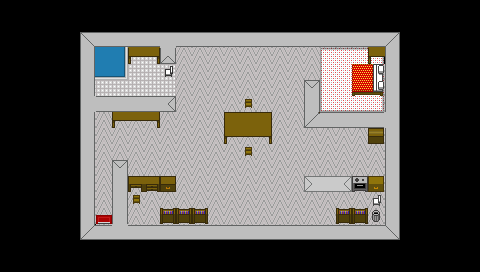

A 2D game scene composited from a Tiled map and its tileset images. What follows is a short description and the map's XML, with each tile layer's data collapsed to a summary:
An orthogonal 30x17 tile map with 16x16 px tiles, 6 tile layers (terre, calque, table, biblio/chaise, ...), 1 hidden layer not drawn, 3 tilesets.

<map version="1.0" orientation="orthogonal" width="30" height="17" tilewidth="16" tileheight="16">
 <tileset firstgid="1" name="Textures" tilewidth="16" tileheight="16">
  <image source="../../../texture.png" width="500" height="500" />
  <tile id="68">
   <properties>
    <property name="uh" value="" />
   </properties>
  </tile>
 </tileset>
 <tileset firstgid="962" name="Collisions" tilewidth="16" tileheight="16">
  <image source="../../../collisions.png" width="48" height="48" />
 </tileset>
 <tileset firstgid="971" name="Textures nouvelles" tilewidth="16" tileheight="16">
  <image source="../../../Tile.png" width="700" height="500" />
 </tileset>
 <layer name="terre" width="30" height="17">
  <data>[510 cells, 508 non-empty, 12 distinct tile ids]</data>
 </layer>
 <layer name="calque" width="30" height="17">
  <data>[510 cells, 342 non-empty, 35 distinct tile ids]</data>
 </layer>
 <layer name="table" width="30" height="17">
  <data>[510 cells, 10 non-empty, 5 distinct tile ids]</data>
 </layer>
 <layer name="biblio/chaise" width="30" height="17">
  <data>[510 cells, 18 non-empty, 16 distinct tile ids]</data>
 </layer>
 <layer name="transcalque" width="30" height="17">
  <data>[510 cells, 8 non-empty, 4 distinct tile ids]</data>
 </layer>
 <layer name="lampe" width="30" height="17">
  <data>[510 cells, 0 non-empty, 0 distinct tile ids]</data>
 </layer>
 <layer name="collisions" width="30" height="17" visible="0">
  <data>[510 cells, 114 non-empty, 3 distinct tile ids]</data>
 </layer>
</map>
